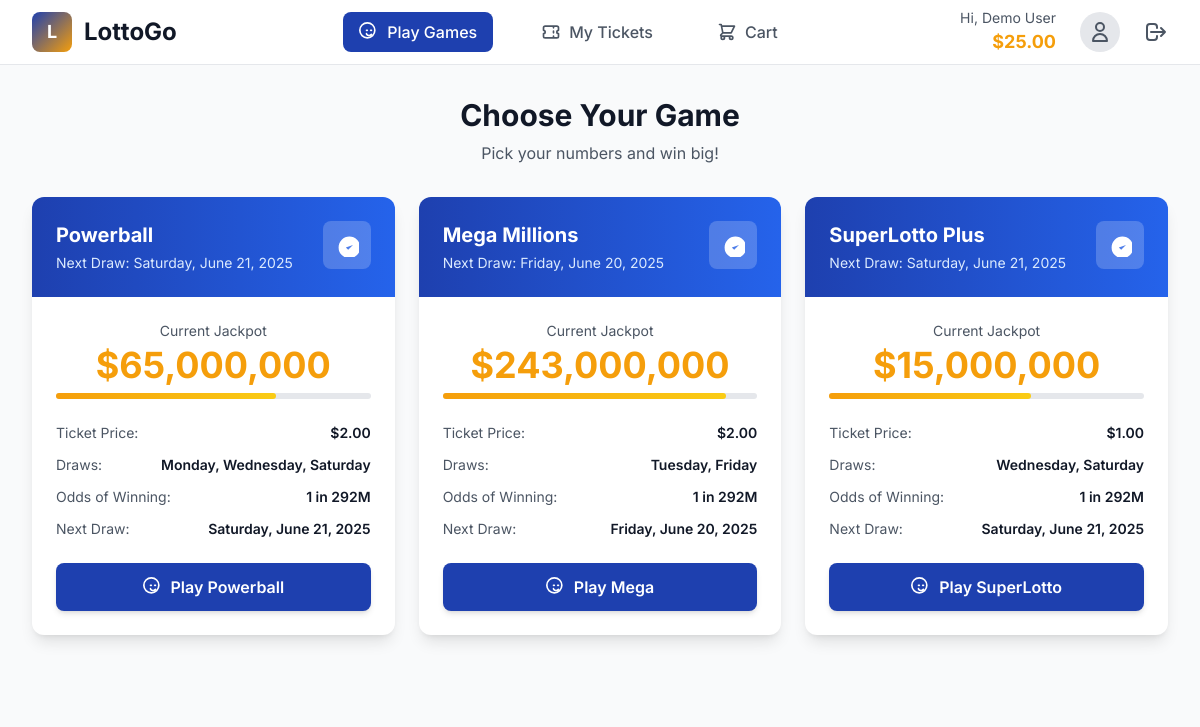
The page /dashboard (signed in) on the database its author committed.
### models.py (models this page shows)
class User(db.Model):
    __tablename__ = 'user'
    id: Mapped[int] = mapped_column(Integer, primary_key=True)
    email: Mapped[str] = mapped_column(String(120), unique=True, nullable=False)
    name: Mapped[str] = mapped_column(String(100), nullable=False)
    phone: Mapped[str] = mapped_column(String(20), nullable=True)
    password: Mapped[str] = mapped_column(String(100), nullable=False) # In a real app, this should be hashed
    is_identity_verified: Mapped[bool] = mapped_column(Boolean, default=False)
    wallet_balance: Mapped[float] = mapped_column(Float, default=0.0)
    tickets: Mapped[list["Ticket"]] = relationship(back_populates="user")
    favorite_numbers: Mapped[list["FavoriteNumber"]] = relationship(back_populates="user")

class Game(db.Model):
    __tablename__ = 'game'
    id: Mapped[str] = mapped_column(String(50), primary_key=True)
    name: Mapped[str] = mapped_column(String(100), nullable=False)
    jackpot: Mapped[str] = mapped_column(String(50))
    ticket_price: Mapped[float] = mapped_column(Float, nullable=False)
    draw_days: Mapped[str] = mapped_column(String(100)) # e.g., "Monday, Wednesday, Saturday"
    next_draw: Mapped[str] = mapped_column(String(100))
    main_numbers_count: Mapped[int] = mapped_column(Integer)
    main_numbers_range_low: Mapped[int] = mapped_column(Integer)
    main_numbers_range_high: Mapped[int] = mapped_column(Integer)
    special_ball_range_low: Mapped[int] = mapped_column(Integer, nullable=True)
    special_ball_range_high: Mapped[int] = mapped_column(Integer, nullable=True)
    special_ball_name: Mapped[str] = mapped_column(String(50), nullable=True) # e.g., "Powerball", "Mega Ball"

### app.py (the view)
@app.route('/dashboard')
def dashboard():
    login_check = require_login()
    if login_check:
        return login_check
    user = get_current_user()
    all_games = Game.query.order_by(Game.ticket_price.desc()).all()
    return render_template('dashboard.html', user=user, games=all_games)

### app.py (called while the page is built)
def is_logged_in():
    return 'user_id' in session

def get_current_user():
    if is_logged_in():
        return db.session.get(User, session['user_id'])
    return None

def require_login():
    if not is_logged_in():
        flash('Please log in to access this page.', 'error')
        return redirect(url_for('login'))
    return None

### templates/dashboard.html (shortened to what this page needs)
{% extends "base.html" %}
{% block extra_head %}
    <link rel="stylesheet" href="{{ url_for('static', filename='css/dashboard.css') }}">
{% endblock %}
{% block navigation %}
    {% include 'components/_dashboard_nav.html' %}
{% endblock %}
{% block content %}
<div class="bg-gray-50 py-8">
    <div class="max-w-7xl mx-auto px-4 sm:px-6 lg:px-8">
        <div class="mb-8">
            <div class="text-center mb-8">
                <h1 class="text-3xl font-bold text-gray-900">Choose Your Game</h1>
                <p class="text-gray-600 mt-2">Pick your numbers and win big!</p>
            </div>
            <div class="grid md:grid-cols-2 lg:grid-cols-3 gap-6">
                {% include 'components/_game_card.html' %}
            </div>
        </div>
    </div>
</div>
{% endblock %}

### templates/components/_dashboard_nav.html (shortened to what this page needs)
<nav class="bg-white shadow-sm border-b border-gray-200">
    <div class="max-w-7xl mx-auto px-4 sm:px-6 lg:px-8">
        <div class="flex justify-between items-center h-16">
            <div class="flex-shrink-0">
                <a href="{{ url_for('dashboard') }}" class="flex items-center">
                    <div class="w-10 h-10 bg-gradient-to-br from-lotto-blue to-lotto-gold rounded-lg flex items-center justify-center">
                        <span class="text-white font-bold text-lg">L</span>
                    </div>
                    <span class="ml-3 text-2xl font-bold text-gray-900">LottoGo</span>
                </a>
            </div>
            <div class="hidden md:flex items-center space-x-8">
                <a href="{{ url_for('dashboard') }}"
                   class="flex items-center space-x-2 px-4 py-2 rounded-lg transition-colors {% if request.endpoint == 'dashboard' %}nav-tab-active{% else %}nav-tab-inactive{% endif %}">
                    <svg class="w-5 h-5" fill="none" stroke="currentColor" viewBox="0 0 24 24">
                        <path stroke-linecap="round" stroke-linejoin="round" stroke-width="2" d="M14.828 14.828a4 4 0 01-5.656 0M9 10h1m4 0h1m-6 4h.01M19 10a9 9 0 11-18 0 9 9 0 0118 0z"></path>
                    </svg>
                    <span class="font-medium">Play Games</span>
                </a>
                <a href="{{ url_for('my_tickets') }}"
                   class="flex items-center space-x-2 px-4 py-2 rounded-lg transition-colors {% if request.endpoint == 'my_tickets' %}nav-tab-active{% else %}nav-tab-inactive{% endif %}">
                    <svg class="w-5 h-5" fill="none" stroke="currentColor" viewBox="0 0 24 24">
                        <path stroke-linecap="round" stroke-linejoin="round" stroke-width="2" d="M15 5v2m0 4v2m0 4v2M5 5a2 2 0 00-2 2v3a2 2 0 110 4v3a2 2 0 002 2h14a2 2 0 002-2v-3a2 2 0 110-4V7a2 2 0 00-2-2H5z"></path>
                    </svg>
                    <span class="font-medium">My Tickets</span>
                </a>
                <a href="{{ url_for('cart') }}"
                   class="relative flex items-center space-x-2 px-4 py-2 rounded-lg transition-colors {% if request.endpoint == 'cart' %}nav-tab-active{% else %}nav-tab-inactive{% endif %}">
                    <svg class="w-5 h-5" fill="none" stroke="currentColor" viewBox="0 0 24 24">
                        <path stroke-linecap="round" stroke-linejoin="round" stroke-width="2" d="M3 3h2l.4 2M7 13h10l4-8H5.4M7 13L5.4 5M7 13l-2.293 2.293c-.63.63-.184 1.707.707 1.707H17m0 0a2 2 0 100 4 2 2 0 000-4zm-8 2a2 2 0 11-4 0 2 2 0 014 0z"></path>
                    </svg>
                    <span class="font-medium">Cart</span>
                </a>
            </div>
            <div class="hidden md:flex items-center space-x-6">
                <div class="text-right">
                    <p class="text-sm text-gray-600">Hi, {{ user.name }}</p>
                    <p class="text-lg font-bold text-lotto-gold">${{ "%.2f"|format(user.wallet_balance) }}</p>
                </div>
                <a href="{{ url_for('account') }}">
                    <div class="w-10 h-10 bg-gray-200 rounded-full flex items-center justify-center">
                        <svg class="w-6 h-6 text-gray-600" fill="none" stroke="currentColor" viewBox="0 0 24 24">
                            <path stroke-linecap="round" stroke-linejoin="round" stroke-width="2" d="M16 7a4 4 0 11-8 0 4 4 0 018 0zM12 14a7 7 0 00-7 7h14a7 7 0 00-7-7z"></path>
                        </svg>
                    </div>
                </a>
                <a href="{{ url_for('logout') }}"
                   class="text-gray-600 hover:text-red-600 transition-colors">
                    <svg class="w-6 h-6" fill="none" stroke="currentColor" viewBox="0 0 24 24">
                        <path stroke-linecap="round" stroke-linejoin="round" stroke-width="2" d="M17 16l4-4m0 0l-4-4m4 4H7m6 4v1a3 3 0 01-3 3H6a3 3 0 01-3-3V7a3 3 0 013-3h4a3 3 0 013 3v1"></path>
                    </svg>
                </a>
            </div>
        </div>
    </div>
</nav>

### templates/components/_game_card.html (shortened to what this page needs)
{% for game in games %}
{% set progress_width = range(60, 91) | random %}
<div class="bg-white rounded-xl shadow-lg overflow-hidden hover:shadow-xl transition-shadow duration-300 group">
    <div class="bg-gradient-to-r from-lotto-blue to-blue-600 p-6 text-white">
        <div class="flex justify-between items-start">
            <div>
                <h3 class="text-xl font-bold mb-1">{{ game.name }}</h3>
                <p class="text-blue-100 text-sm">Next Draw: {{ game.next_draw }}</p>
            </div>
            <div class="w-12 h-12 bg-white/20 rounded-lg flex items-center justify-center">
                <svg class="w-6 h-6" fill="currentColor" viewBox="0 0 20 20">
                    <path d="M9 12l2 2 4-4m6 2a9 9 0 11-18 0 9 9 0 0118 0z"></path>
                </svg>
            </div>
        </div>
    </div>
    <div class="p-6">
        <div class="text-center mb-6">
            <p class="text-sm text-gray-600 mb-1">Current Jackpot</p>
            <p class="text-4xl font-bold text-lotto-gold mb-2">{{ game.jackpot }}</p>
            <div class="w-full bg-gray-200 rounded-full h-1.5">
                <div class="bg-gradient-to-r from-lotto-gold to-yellow-400 h-1.5 rounded-full" style="width: {{ progress_width }}%;"></div>
            </div>
        </div>
        <div class="space-y-3 text-sm text-gray-600 mb-6">
            <div class="flex justify-between">
                <span>Ticket Price:</span>
                <span class="font-semibold text-gray-900">${{ "%.2f"|format(game.ticket_price) }}</span>
            </div>
            <div class="flex justify-between">
                <span>Draws:</span>
                <span class="font-semibold text-gray-900">{{ game.draw_days }}</span>
            </div>
            <div class="flex justify-between">
                <span>Odds of Winning:</span>
                <span class="font-semibold text-gray-900">1 in 292M</span>
            </div>
            <div class="flex justify-between">
                <span>Next Draw:</span>
                <span class="font-semibold text-gray-900">{{ game.next_draw }}</span>
            </div>
        </div>
        {% if session.user_id %}
        <a href="{{ url_for('number_selection', game_id=game.id) }}"
           class="w-full bg-lotto-blue text-white py-3 px-6 rounded-lg font-semibold hover:bg-blue-700 transition-colors shadow-md flex items-center justify-center group-hover:scale-105 transform duration-300">
            <svg class="w-5 h-5 mr-2" fill="none" stroke="currentColor" viewBox="0 0 24 24">
                <path stroke-linecap="round" stroke-linejoin="round" stroke-width="2" d="M14.828 14.828a4 4 0 01-5.656 0M9 10h1m4 0h1m-6 4h.01M19 10a9 9 0 11-18 0 9 9 0 0118 0z"></path>
            </svg>
            Play {{ game.name.split(' ')[0] }}
        </a>
        {% endif %}
    </div>
</div>
{% endfor %}

### static/css/dashboard.css (style rules this page uses)
.nav-tab-active { background-color: #1E40AF; color: white; }
.nav-tab-inactive { color: #4B5563; }

### rows shown on the page
User: name "Demo User", wallet_balance "25.00"
Game: name "Powerball", next_draw "Saturday, June 21, 2025", jackpot "$65,000,000", {{ progress_width }} 70 (drawn), ticket_price "2.00", draw_days "Monday, Wednesday, Saturday"
Game: name "Mega Millions", next_draw "Friday, June 20, 2025", jackpot "$243,000,000", {{ progress_width }} 90 (drawn), ticket_price "2.00", draw_days "Tuesday, Friday", name "Mega"
Game: name "SuperLotto Plus", next_draw "Saturday, June 21, 2025", jackpot "$15,000,000", {{ progress_width }} 64 (drawn), ticket_price "1.00", draw_days "Wednesday, Saturday", name "SuperLotto"
